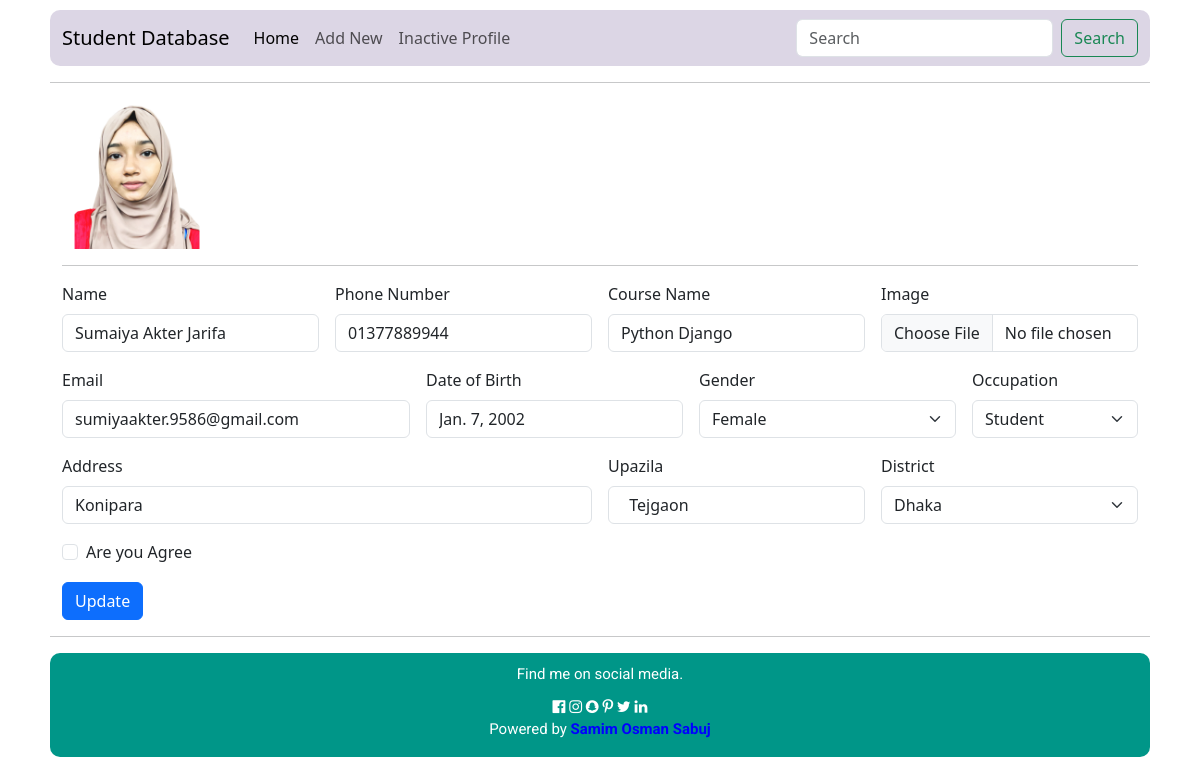
The app's page /update_profile/4/ with its own data.
### student_database/models.py (models this page shows, shortened)
class active_profile(models.Model):
    YOUR_OCCUPATION = (
        ('Student', 'Student'),
        ('Job Holder', 'Job Holder'),
        ('Business', 'Business'),
        ('Teacher', 'Teacher'),
        ('Unemployed', 'Unemployed')
    )
    GENDER = (
        ('Male', 'Male'),
        ('Female', 'Female'),
        ('Others', 'Others')
    )
    name = models.CharField(max_length=30)
    phone_number = models.TextField(max_length=14)
    email = models.EmailField(max_length=40)
    date_of_birth = models.DateField()
    image = models.ImageField(upload_to='profil_pic', default='profile_default_icon.png')
    gender = models.CharField(choices=GENDER, max_length=10, default='Male')
    occupation = models.CharField(choices=YOUR_OCCUPATION, max_length=10, default='Student')
    address = models.TextField(max_length=100)
    course_name = models.CharField(max_length=30)

### student_database/views.py (the view, shortened to what this page needs)
# urls.py: path('update_profile/<int:id>/', update_profile, name='update_profile'),
def update_profile(request, id):
    select_porf = active_profile.objects.get(id=id)
    full_address = select_porf.address.split(',')
    address_street = full_address[0]
    address_upazila = full_address[1]
    address_district = full_address[2]
    return  render(request, 'update_profile.html', locals())

### templates/update_profile.html (shortened to what this page needs)
{% extends 'base.html' %}
{% block body_content %}
<div class="container">
    <img src="{{select_porf.image.url}}" alt="" style="height: 150px;">
    <hr>
        <form class="row g-3" method="POST" enctype="multipart/form-data">
            <div class="col-md-3">
                <label for="inputName4" class="form-label">Name</label>
                <input type="name" class="form-control" placeholder="Enter Your Name" id="inputName4" required name="name" value="{{select_porf.name}}">
            </div>
            <div class="col-md-3">
                <label for="inputPhone4" class="form-label">Phone Number</label>
                <input type="number" placeholder="Enter Your Phone Number" class="form-control" id="inputPhone4"
                    required name="phone_number" value="{{select_porf.phone_number}}">
            </div>
            <div class="col-md-3">
                <label for="inputCourse4" class="form-label">Course Name</label>
                <input type="text" class="form-control" id="inputCourse4" name="course_name" placeholder="Enter Your Course Name" value="{{select_porf.course_name}}">
            </div>
            <div class="col-md-3">
                <label for="inputImage4" class="form-label">Image</label>
                <input type="file" class="form-control" id="inputImage4" name="image">
            </div>
            <div class="col-md-4">
                <label for="inputEmail4" class="form-label">Email</label>
                <input type="email" class="form-control" id="inputEmail4" required name="email"
                    placeholder="Enter Your Mail" value="{{select_porf.email}}">
            </div>
            <div class="col-md-3">
                <label for="inputDateOfBirth4" class="form-label">Date of Birth</label>
                <input type="text" class="form-control" id="inputDateOfBirth4" required name="date_of_birth" readonly value="{{select_porf.date_of_birth}}">
            </div>
            <div class="col-md-3">
                <label for="inputGender" class="form-label">Gender</label>
                <select id="inputGender" class="form-select" name="gender" required>
                    <option selected>{{select_porf.gender}}</option>
                </select>
            </div>
            <div class="col-md-2">
                <label for="inputOccupation" class="form-label">Occupation</label>
                <select id="inputOccupation" class="form-select" name="occupation" required>
                    <option selected>{{select_porf.occupation}}</option>
                </select>
            </div>
            <div class="col-6">
                <label for="inputAddress" class="form-label">Address</label>
                <input type="text" class="form-control" id="inputAddress" placeholder="1234 Main St" required
                    name="address_street" value="{{address_street}}">
            </div>
            <div class="col-md-3">
                <label for="inputUpazila" class="form-label">Upazila</label>
                <input type="text" class="form-control" id="inputUpazila" required name="upazila"
                    placeholder="Enter Your Address Upazila" value="{{address_upazila}}">
            </div>
            <div class="col-md-3">
                <label for="inputDistrict" class="form-label">District</label>
                <select id="inputDistrict" class="form-select" name="district" required>
                    <option selected>{{address_district}}</option>
                </select>
            </div>
            <div class="col-12">
                <div class="form-check">
                    <input class="form-check-input" type="checkbox" id="gridCheck" required>
                    <label class="form-check-label" for="gridCheck">
                        Are you Agree
                    </label>
                </div>
            </div>
            <div class="col-12">
                <button type="submit" class="btn btn-primary">Update</button>
            </div>
        </form>
    </div>
 {% endblock %}

### records on screen
active_profile: image (picture), name "Sumaiya Akter Jarifa", phone_number "01377889944", course_name "Python Django", email "sumiyaakter.9586@gmail.com", date_of_birth "Jan. 7, 2002", gender "Female", occupation "Student"

### other values on screen
form field district "Dhaka"
